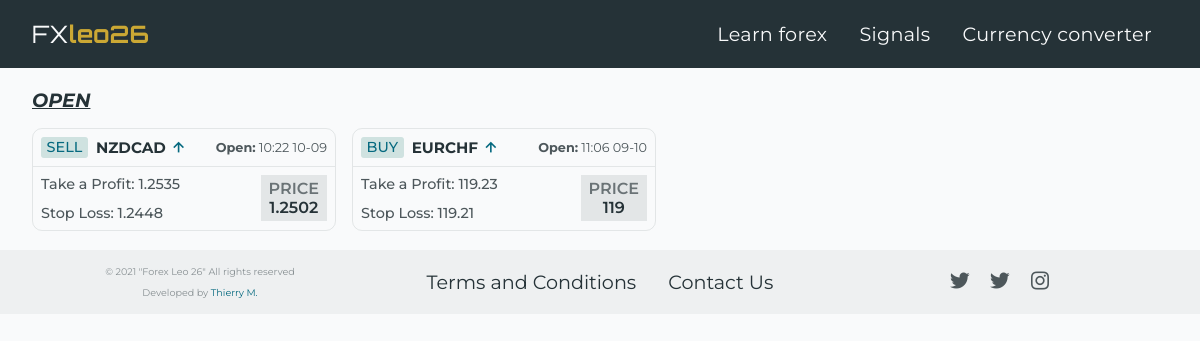
The app's page /signals with its own data.
### forex_26_app/models.py (models this page shows, shortened)
class Post_Signals(db.Model):
    id = db.Column(db.Integer, nullable=False, primary_key=True)
    signal_action = db.Column(db.String(20), nullable=False)
    currencies = db.Column(db.String(20), nullable=False)
    profit = db.Column(db.String(20), nullable=False)
    loss = db.Column(db.String(20), nullable=False)
    price = db.Column(db.String(20))
    posted_date = db.Column(db.DateTime, nullable=False, default=datetime.utcnow)
    user = db.Column(db.Integer, db.ForeignKey('admin.id'), nullable=False)

### forex_26_app/routes.py (the view)
@app.route('/signals')
def signals():
	date = datetime.utcnow() # get current date
	posts_signals = Post_Signals.query.order_by(Post_Signals.posted_date.desc()) # query signal post by date.
	return render_template('signals.html', title="Signals", posts_signals=posts_signals, date=date)

### forex_26_app/templates/signals.html (shortened to what this page needs)
{% extends "layout.html" %}
{% block content %}
<main class="signals-main">
    <h2 class="signal-action">Open</h2>
    <div class="signals-cards-container">
        {% for post in posts_signals %}
        <div class="signal-card">
            <div class="upper-side signal-pad">
                <div class="signal-information-container">
                    <span class="call-to-buy-txt">{{ post.signal_action }}</span>
                    <div class="currency-name-container">
                        <h3 class="currency-name">{{ post.currencies }}</h3>
                        <i class='bx bx-up-arrow-alt arrow-sell-buy'></i>
                    </div>
                </div>
                <div class="time-container">
                    <h4 class="time-open-txt">Open:</h4>
                    <span class="time-n-date-txt">
                        {{ post.posted_date.strftime("%H")|int + 2 }}:{{ post.posted_date.strftime("%M") }} {{ post.posted_date.strftime("%m") }}-{{ post.posted_date.strftime("%d") }}
                    </span>
                </div>
            </div>
            <div class="down-side signal-pad">
                <div class="left-side">
                    <h4 class="profit-loss-txt">Take a Profit: <em>{{ post.profit }}</em></h4>
                    <h4 class="profit-loss-txt">Stop Loss: <em>{{ post.loss }}</em></h4>
                </div>
                <div class="right-side">
                    <span class="price-txt">Price</span>
                    <span class="price-number">{{ post.price }}</span>
                </div>
            </div>
        </div>
        {% endfor %}
    </div>
</main>
{% endblock %}

### forex_26_app/templates/layout.html (shortened to what this page needs)
<!DOCTYPE html>
<html lang="en">
<head>
    <link href="{{ url_for('static', filename='boxicons-2.0.9/css/boxicons.min.css') }}" rel="stylesheet">
    <link href="{{ url_for('static', filename='home.css') }}" rel="stylesheet">
    <link href="{{ url_for('static', filename='post.css') }}" rel="stylesheet">
    <link href="{{ url_for('static', filename='signals.css') }}" rel="stylesheet">
    <link href="{{ url_for('static', filename='forms.css') }}" rel="stylesheet">
    <link href="{{ url_for('static', filename='style.css') }}" rel="stylesheet">
</head>
<body>
  <header>
    <a class="logo" href="{{url_for('home')}}">FX<b>leo26</b></a>
    <nav class="nav-bar">
      <ul class="nav-links">
        <li class="nav-item">
          <a href="{{ url_for('home') }}" class="nav-link">Learn forex</a>
        </li>
        <li class="nav-item">
          <a href="{{ url_for('signals') }}" class="nav-link">Signals</a>
        </li>
        <li class="nav-item">
          <a href="{{ url_for('currency_convert') }}" class="nav-link">Currency converter</a>
        </li>
      </ul>
    </nav>
</header>
<main class="container">
{% block content %}{% endblock %}
</main>
<footer class="footer">
  <div class="end-footer">
    <span class="copyright text-muted">© 2021 "Forex Leo 26" All rights reserved</span>
    <span class="built_by text-muted">Developed by <a class="my__name" href="https://www.thierrymugisha.me" target="_blank">Thierry M.</a></span>
  </div>
  <ul class="footer-items">
    <li class="footer-item">
      <a class="nav-link-footer pos-relative" href="#">Terms and Conditions</a>
      </li>
      {% if not current_user.is_authenticated %}
      <li class="footer-item">
        <a class="nav-link-footer pos-relative" href="{{ url_for('contact') }}">Contact Us</a>
      </li>
      {% endif %}
  </ul>
  <ul class="social-footer-ul">
      <li class="social-item">
        <a href="https://t.me/forexleo24" target="_blank">
          <i class="bx bxl-twitter"></i>
        </a>
      </li>
      <li class="social-item">
        <a href="https://t.me/forexleo24" target="_blank">
          <i class="bx bxl-twitter"></i>
        </a>
      </li>
      <li class="social-item">
        <a href="https://www.instagram.com/forex_leo24/" target="_blank">
          <i class="bx bxl-instagram"></i>
        </a>
      </li>
  </ul>
</footer>
</body>
</html>

### forex_26_app/static/signals.css (style rules this page uses)
.signal-pad { padding: .5rem .5rem; }
.signal-action { color: var(--primary-clr); text-transform: uppercase; font-size: 1.2rem; font-style: italic; margin-bottom: 1rem; text-decoration: underline; }
.signals-cards-container { display: flex; flex-wrap: wrap; gap: 1rem; }
.signal-card { border: 1px solid var(--gray-border-clr); border-radius: 10px; width: 304px; }
.upper-side { display: flex; align-items: center; justify-content: space-between; border-bottom: 1px solid var(--gray-border-clr); }
.signal-information-container { display: flex; align-items: center; }
.call-to-buy-txt { color: var(--link-clr); text-transform: uppercase; font-weight: 500; font-size: .9rem; background-color: var(--link-clr-alt); padding: .1rem .35rem; border-radius: 3px; }
.currency-name-container { display: flex; }
.currency-name { text-transform: uppercase; font-size: .95rem; color: var(--primary-clr); margin-left: .5rem; margin-right: .2rem; }
.arrow-sell-buy { font-size: 1.2rem; }
.bx-up-arrow-alt { color: var(--link-clr); }
.time-container { display: flex; }
.time-open-txt, .time-n-date-txt { font-size: .8rem; color: var(--primary-clr-alt); }
.time-n-date-txt { margin-left: .2rem; }
.down-side { display: flex; align-items: center; justify-content: space-between; }
.left-side { display: flex; flex-direction: column; }
.profit-loss-txt { color: var(--primary-clr-alt); font-size: .9rem; font-weight: 500; margin-bottom: .7rem; }
.profit-loss-txt:last-child { margin-bottom: 0; }
.profit-loss-txt em { font-style: normal; }
.right-side { display: flex; flex-direction: column; align-items: center; background-color: var(--gray-border-clr); padding: .25rem .5rem; }
.price-txt { text-transform: uppercase; font-weight: 600; opacity: .8; color: var(--primary-clr-alt); }
.price-number { color: var(--primary-clr); font-weight: 600; }

### records on screen
Post_Signals: signal_action "SELL", currencies "NZDCAD", posted_date "10", posted_date "22", posted_date "09", profit "1.2535", loss "1.2448", price "1.2502"
Post_Signals: signal_action "BUY", currencies "EURCHF", posted_date "11", posted_date "06", posted_date "09", posted_date "10", profit "119.23", loss "119.21", price "119"
